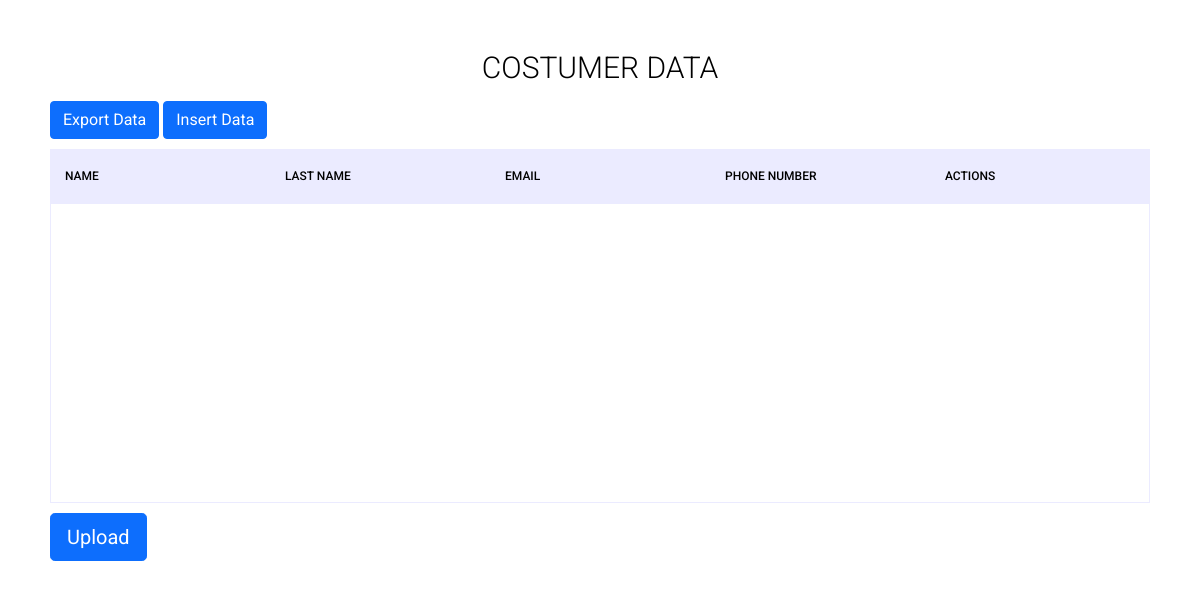
/display/, run on an earlier commit of the app's database.
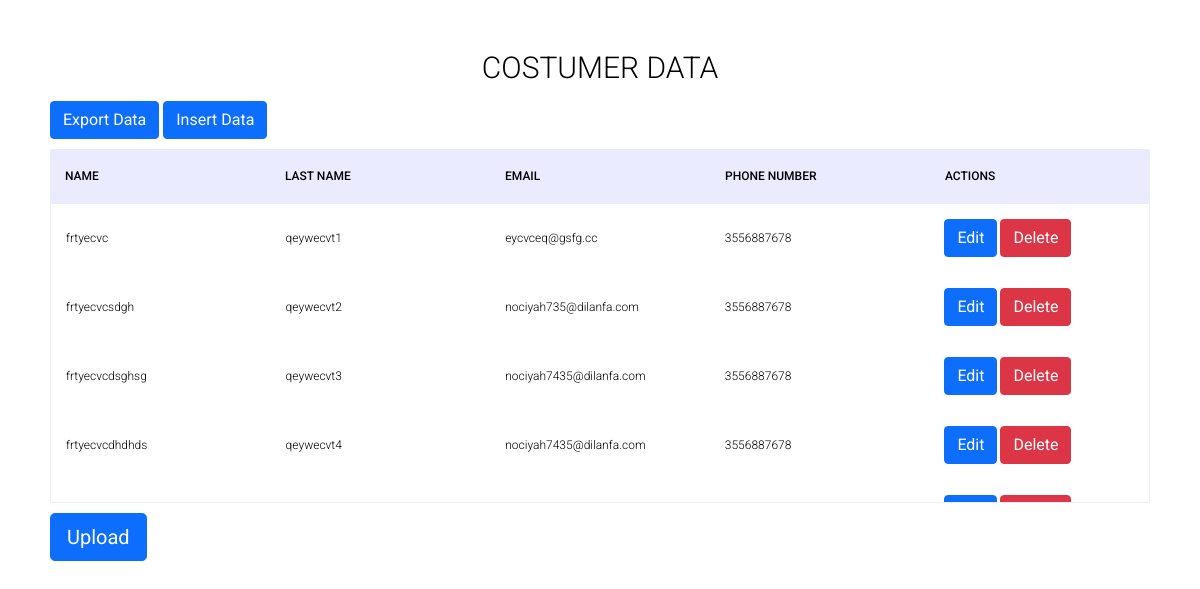
And on a later commit of the database.
### dbc/models.py (models this page shows)
class InsertToDb(models.Model):
    first_name = models.CharField(max_length=10)
    last_name = models.CharField(max_length=10)
    email = models.EmailField(max_length=30)
    phone_number = models.IntegerField()

### dbc/views.py (the view, shortened to what this page needs)
def simple_upload(request):
    objs=InsertToDb.objects.all()
    return render(request, 'show_in_table.html', {'objs':objs})

### dbc/templates/show_in_table.html (shortened to what this page needs)
<link href="https://cdn.jsdelivr.net/npm/bootstrap@5.0.2/dist/css/bootstrap.min.css" rel="stylesheet">
<section method="POST">
  <div>
  <h1>Costumer Data</h1>
  <a class="export btn btn-primary" href="/export" style="margin-bottom:10px">Export Data</a>
  <a class="export btn btn-primary" href="/form" style="margin-bottom:10px">Insert Data</a>
  </div>
  <div class="tbl-header">
    <table cellpadding="0" cellspacing="0" border="0">
      <thead>
        <tr>
          <th>Name</th>
          <th>Last Name</th>
          <th>Email</th>
          <th>Phone Number</th>
          <th class="mr-4">Actions</th>
        </tr>
      </thead>
    </table>
  </div>
  <div class="tbl-content">
    <table cellpadding="0" cellspacing="0" border="0">
      <tbody>
      {% for item in objs %}
        <tr>
          <td>{{ item.first_name }}</td>
         <td>{{ item.last_name }}</td>
         <td>{{ item.email }}</td>
         <td>{{ item.phone_number }} </td>
         <td><a href="/edit/{{item.id}}" class=" btn btn-primary" >Edit</a>
         <a href="/delete/{{item.id}}" class="btn btn-danger">Delete</a>
         </td>
        </tr>
        {% endfor %}
      </tbody>
    </table>
  </div>
  <form method="POST" enctype="multipart/form-data">
    <div id="loki" class="file btn btn-lg btn-primary">
							Upload
    </div>
    </form>
</section>

What changed in the data, as far as the page shows it:
added InsertToDb: first_name "frtyecvc", last_name "qeywecvt1", email "eycvceq@gsfg.cc", phone_number "3556887678"
added InsertToDb: first_name "frtyecvcsdgh", last_name "qeywecvt2", email "nociyah735@dilanfa.com", phone_number "3556887678"
added InsertToDb: first_name "frtyecvcdsghsg", last_name "qeywecvt3", email "nociyah7435@dilanfa.com", phone_number "3556887678"
added InsertToDb: first_name "frtyecvcdhdhds", last_name "qeywecvt4", email "nociyah7435@dilanfa.com", phone_number "3556887678"
